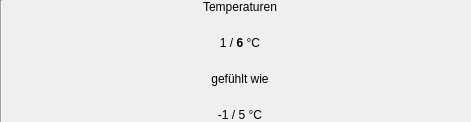
<?xml version="1.0" encoding="UTF-8"?>
<ui version="4.0">
 <class>DayInfoColumn</class>
 <widget class="QWidget" name="DayInfoColumn">
  <property name="geometry">
   <rect>
    <x>0</x>
    <y>0</y>
    <width>471</width>
    <height>122</height>
   </rect>
  </property>
  <property name="minimumSize">
   <size>
    <width>1</width>
    <height>122</height>
   </size>
  </property>
  <property name="windowTitle">
   <string>Form</string>
  </property>
  <layout class="QHBoxLayout" name="horizontalLayout">
   <property name="leftMargin">
    <number>0</number>
   </property>
   <property name="topMargin">
    <number>0</number>
   </property>
   <property name="rightMargin">
    <number>0</number>
   </property>
   <property name="bottomMargin">
    <number>0</number>
   </property>
   <item>
    <widget class="Line" name="line">
     <property name="orientation">
      <enum>Qt::Vertical</enum>
     </property>
    </widget>
   </item>
   <item>
    <spacer name="horizontalSpacer_3">
     <property name="orientation">
      <enum>Qt::Horizontal</enum>
     </property>
     <property name="sizeHint" stdset="0">
      <size>
       <width>0</width>
       <height>103</height>
      </size>
     </property>
    </spacer>
   </item>
   <item>
    <layout class="QVBoxLayout" name="verticalLayout">
     <item>
      <widget class="QLabel" name="InfoRow1">
       <property name="text">
        <string>Temperaturen</string>
       </property>
       <property name="alignment">
        <set>Qt::AlignCenter</set>
       </property>
      </widget>
     </item>
     <item>
      <spacer name="verticalSpacer_5">
       <property name="orientation">
        <enum>Qt::Vertical</enum>
       </property>
       <property name="sizeHint" stdset="0">
        <size>
         <width>17</width>
         <height>13</height>
        </size>
       </property>
      </spacer>
     </item>
     <item>
      <widget class="QLabel" name="InfoRow2">
       <property name="text">
        <string>&lt;html&gt;&lt;head/&gt;&lt;body&gt;&lt;p&gt;1 / &lt;span style=&quot; font-weight:600;&quot;&gt;6 &lt;/span&gt;°C&lt;/p&gt;&lt;/body&gt;&lt;/html&gt;</string>
       </property>
       <property name="alignment">
        <set>Qt::AlignCenter</set>
       </property>
      </widget>
     </item>
     <item>
      <spacer name="verticalSpacer_4">
       <property name="orientation">
        <enum>Qt::Vertical</enum>
       </property>
       <property name="sizeHint" stdset="0">
        <size>
         <width>17</width>
         <height>13</height>
        </size>
       </property>
      </spacer>
     </item>
     <item>
      <widget class="QLabel" name="InfoRow3">
       <property name="text">
        <string>gefühlt wie</string>
       </property>
       <property name="alignment">
        <set>Qt::AlignCenter</set>
       </property>
      </widget>
     </item>
     <item>
      <spacer name="verticalSpacer_3">
       <property name="orientation">
        <enum>Qt::Vertical</enum>
       </property>
       <property name="sizeHint" stdset="0">
        <size>
         <width>17</width>
         <height>13</height>
        </size>
       </property>
      </spacer>
     </item>
     <item>
      <widget class="QLabel" name="InfoRow4">
       <property name="text">
        <string>-1 / 5 °C</string>
       </property>
       <property name="alignment">
        <set>Qt::AlignCenter</set>
       </property>
      </widget>
     </item>
    </layout>
   </item>
   <item>
    <spacer name="horizontalSpacer_4">
     <property name="orientation">
      <enum>Qt::Horizontal</enum>
     </property>
     <property name="sizeHint" stdset="0">
      <size>
       <width>0</width>
       <height>20</height>
      </size>
     </property>
    </spacer>
   </item>
  </layout>
 </widget>
 <resources/>
 <connections/>
</ui>
